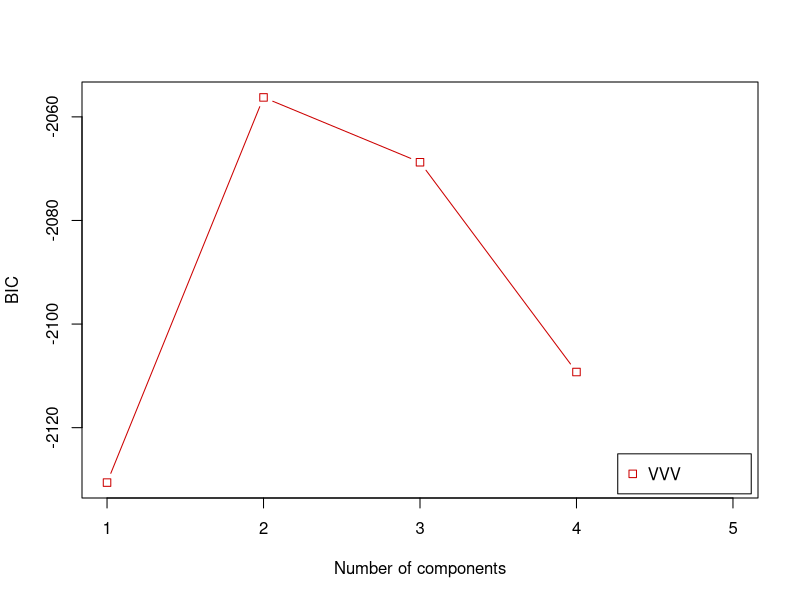
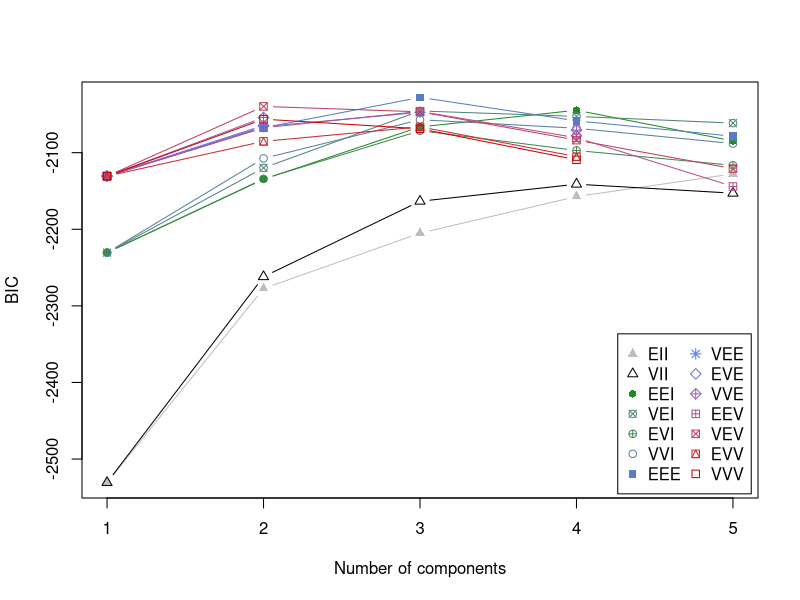
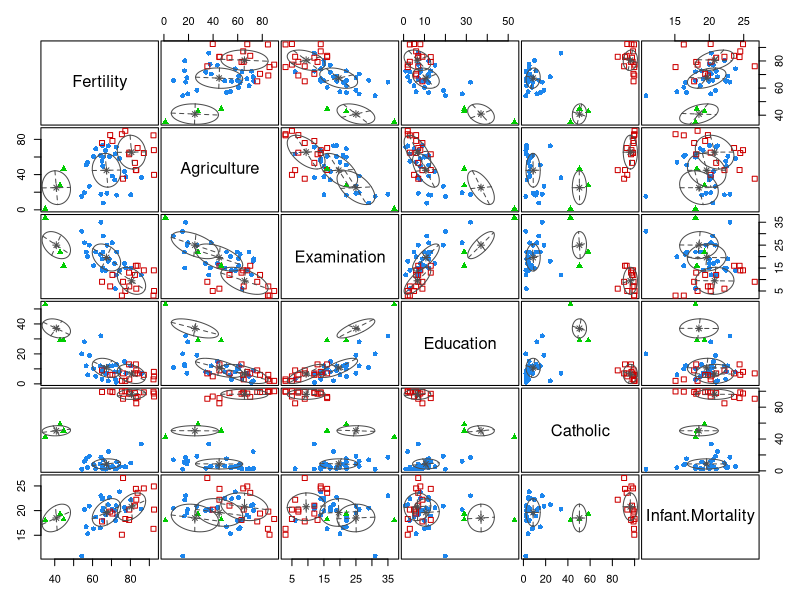
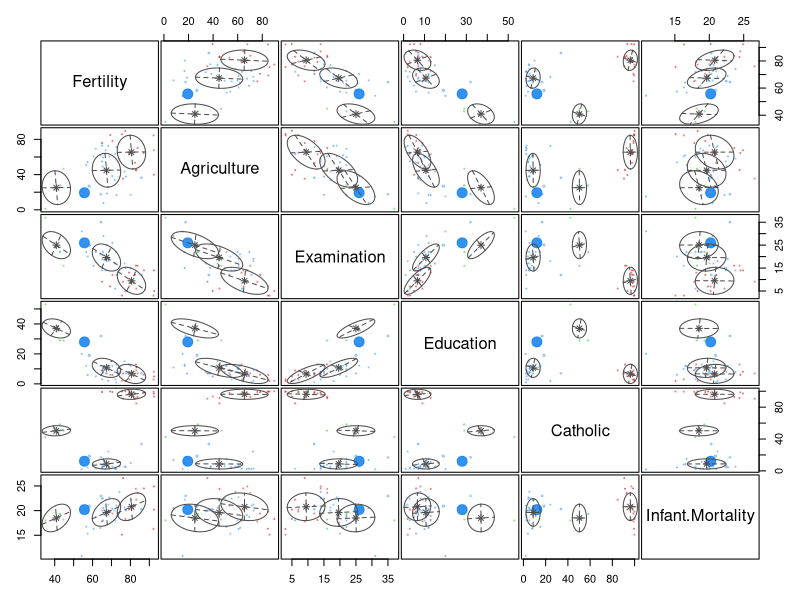

These charts were generated, in order, by the following R code:
## ---- chunk 1
library(mclust)
data(swiss)
out = Mclust(swiss, G=1:5, modelNames="VVV")
plot(out, what="BIC")
## ---- chunk 2
out = Mclust(swiss, G=1:5)
plot(out, what="BIC")
## ---- chunk 3
plot(out, what="classification")
## ---- chunk 4
plot(out, what="uncertainty")
## ---- chunk 5
round(out$z, 15)
